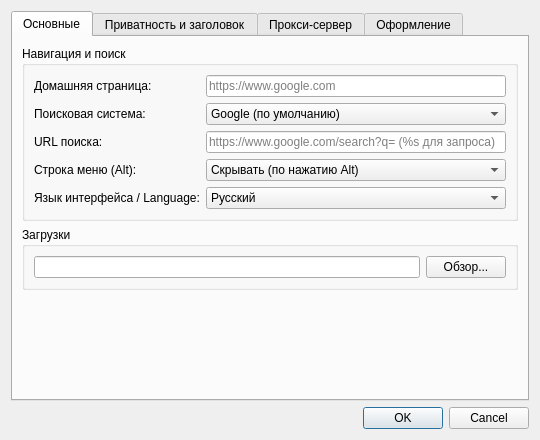
<?xml version="1.0" encoding="UTF-8"?>
<ui version="4.0">
 <class>SettingsDialog</class>
 <widget class="QDialog" name="SettingsDialog">
  <property name="geometry">
   <rect>
    <x>0</x>
    <y>0</y>
    <width>540</width>
    <height>440</height>
   </rect>
  </property>
  <property name="windowTitle">
   <string>Настройки surf</string>
  </property>
  <layout class="QVBoxLayout" name="mainLayout">
   <item>
    <widget class="QTabWidget" name="settingsTabs">
     <property name="currentIndex">
      <number>0</number>
     </property>
     <widget class="QWidget" name="generalTab">
      <attribute name="title">
       <string>Основные</string>
      </attribute>
      <layout class="QVBoxLayout" name="generalLayout">
       <item>
        <widget class="QGroupBox" name="homeGroup">
         <property name="title">
          <string>Навигация и поиск</string>
         </property>
         <layout class="QFormLayout" name="homeForm">
          <item row="0" column="0">
           <widget class="QLabel" name="homeLabel">
            <property name="text">
             <string>Домашняя страница:</string>
            </property>
           </widget>
          </item>
          <item row="0" column="1">
           <widget class="QLineEdit" name="homeEdit">
            <property name="placeholderText">
             <string>https://www.google.com</string>
            </property>
           </widget>
          </item>
          <item row="1" column="0">
           <widget class="QLabel" name="searchLabel">
            <property name="text">
             <string>Поисковая система:</string>
            </property>
           </widget>
          </item>
          <item row="1" column="1">
           <widget class="QComboBox" name="searchCombo">
            <item>
             <property name="text">
              <string>Google (по умолчанию)</string>
             </property>
            </item>
            <item>
             <property name="text">
              <string>Яндекс</string>
             </property>
            </item>
            <item>
             <property name="text">
              <string>DuckDuckGo</string>
             </property>
            </item>
            <item>
             <property name="text">
              <string>Bing</string>
             </property>
            </item>
            <item>
             <property name="text">
              <string>Пользовательский...</string>
             </property>
            </item>
           </widget>
          </item>
          <item row="2" column="0">
           <widget class="QLabel" name="searchCustomLabel">
            <property name="text">
             <string>URL поиска:</string>
            </property>
           </widget>
          </item>
          <item row="2" column="1">
           <widget class="QLineEdit" name="searchCustomEdit">
            <property name="placeholderText">
             <string>https://www.google.com/search?q= (%s для запроса)</string>
            </property>
           </widget>
          </item>
          <item row="3" column="0">
           <widget class="QLabel" name="menuLabel">
            <property name="text">
             <string>Строка меню (Alt):</string>
            </property>
           </widget>
          </item>
          <item row="3" column="1">
           <widget class="QComboBox" name="menuBarCombo">
            <item>
             <property name="text">
              <string>Скрывать (по нажатию Alt)</string>
             </property>
            </item>
            <item>
             <property name="text">
              <string>Всегда показывать</string>
             </property>
            </item>
           </widget>
          </item>
          <item row="4" column="0">
           <widget class="QLabel" name="langLabel">
            <property name="text">
             <string>Язык интерфейса / Language:</string>
            </property>
           </widget>
          </item>
          <item row="4" column="1">
           <widget class="QComboBox" name="langCombo">
            <item>
             <property name="text">
              <string>Русский</string>
             </property>
            </item>
            <item>
             <property name="text">
              <string>English</string>
             </property>
            </item>
           </widget>
          </item>
         </layout>
        </widget>
       </item>
       <item>
        <widget class="QGroupBox" name="downloadGroup">
         <property name="title">
          <string>Загрузки</string>
         </property>
         <layout class="QHBoxLayout" name="dlLayout">
          <item>
           <widget class="QLineEdit" name="downloadPathEdit">
            <property name="readOnly">
             <bool>true</bool>
            </property>
           </widget>
          </item>
          <item>
           <widget class="QPushButton" name="browseDownloadBtn">
            <property name="text">
             <string>Обзор...</string>
            </property>
           </widget>
          </item>
         </layout>
        </widget>
       </item>
       <item>
        <spacer name="generalSpacer">
         <property name="orientation">
          <enum>Qt::Vertical</enum>
         </property>
         <property name="sizeHint" stdset="0">
          <size>
           <width>20</width>
           <height>40</height>
          </size>
         </property>
        </spacer>
       </item>
      </layout>
     </widget>
     <widget class="QWidget" name="privacyTab">
      <attribute name="title">
       <string>Приватность и заголовок</string>
      </attribute>
      <layout class="QVBoxLayout" name="privacyLayout">
       <item>
        <widget class="QGroupBox" name="uaGroup">
         <property name="title">
          <string>User-Agent (идентификация браузера)</string>
         </property>
         <layout class="QVBoxLayout" name="uaLayout">
          <item>
           <widget class="QComboBox" name="uaCombo">
            <item>
             <property name="text">
              <string>Surf 1.0 (современный веб, рекомендуется)</string>
             </property>
            </item>
            <item>
             <property name="text">
              <string>Surf 1.0 (чистый идентификатор)</string>
             </property>
            </item>
            <item>
             <property name="text">
              <string>Google Chrome</string>
             </property>
            </item>
            <item>
             <property name="text">
              <string>Mozilla Firefox</string>
             </property>
            </item>
            <item>
             <property name="text">
              <string>Пользовательский...</string>
             </property>
            </item>
           </widget>
          </item>
          <item>
           <widget class="QLineEdit" name="uaEdit"/>
          </item>
         </layout>
        </widget>
       </item>
       <item>
        <widget class="QGroupBox" name="historyPrivacyGroup">
         <property name="title">
          <string>Журнал и отслеживание</string>
         </property>
         <layout class="QVBoxLayout" name="hpLayout">
          <item>
           <widget class="QCheckBox" name="saveHistoryCheck">
            <property name="text">
             <string>Вести журнал посещенных страниц</string>
            </property>
           </widget>
          </item>
          <item>
           <widget class="QCheckBox" name="clearExitCheck">
            <property name="text">
             <string>Очищать кэш и историю при выходе из браузера</string>
            </property>
           </widget>
          </item>
          <item>
           <widget class="QCheckBox" name="dntCheck">
            <property name="text">
             <string>Отправлять веб-сайтам сигнал «Не отслеживать» (Do Not Track)</string>
            </property>
           </widget>
          </item>
         </layout>
        </widget>
       </item>
       <item>
        <spacer name="privacySpacer">
         <property name="orientation">
          <enum>Qt::Vertical</enum>
         </property>
         <property name="sizeHint" stdset="0">
          <size>
           <width>20</width>
           <height>40</height>
          </size>
         </property>
        </spacer>
       </item>
      </layout>
     </widget>
     <widget class="QWidget" name="proxyTab">
      <attribute name="title">
       <string>Прокси-сервер</string>
      </attribute>
      <layout class="QVBoxLayout" name="proxyLayout">
       <item>
        <widget class="QGroupBox" name="proxyGroup">
         <property name="title">
          <string>Конфигурация сети</string>
         </property>
         <layout class="QFormLayout" name="proxyForm">
          <item row="0" column="0">
           <widget class="QLabel" name="proxyTypeLabel">
            <property name="text">
             <string>Тип прокси:</string>
            </property>
           </widget>
          </item>
          <item row="0" column="1">
           <widget class="QComboBox" name="proxyTypeCombo">
            <item>
             <property name="text">
              <string>Без прокси (прямое соединение)</string>
             </property>
            </item>
            <item>
             <property name="text">
              <string>Системные настройки Windows</string>
             </property>
            </item>
            <item>
             <property name="text">
              <string>HTTP прокси</string>
             </property>
            </item>
            <item>
             <property name="text">
              <string>SOCKS5 прокси</string>
             </property>
            </item>
           </widget>
          </item>
          <item row="1" column="0">
           <widget class="QLabel" name="proxyHostLabel">
            <property name="text">
             <string>Хост / IP:</string>
            </property>
           </widget>
          </item>
          <item row="1" column="1">
           <widget class="QLineEdit" name="proxyHostEdit">
            <property name="placeholderText">
             <string>127.0.0.1 или proxy.example.com</string>
            </property>
           </widget>
          </item>
          <item row="2" column="0">
           <widget class="QLabel" name="proxyPortLabel">
            <property name="text">
             <string>Порт:</string>
            </property>
           </widget>
          </item>
          <item row="2" column="1">
           <widget class="QSpinBox" name="proxyPortSpin">
            <property name="minimum">
             <number>1</number>
            </property>
            <property name="maximum">
             <number>65535</number>
            </property>
            <property name="value">
             <number>8080</number>
            </property>
           </widget>
          </item>
          <item row="3" column="0">
           <widget class="QLabel" name="proxyUserLabel">
            <property name="text">
             <string>Логин (опционально):</string>
            </property>
           </widget>
          </item>
          <item row="3" column="1">
           <widget class="QLineEdit" name="proxyUserEdit"/>
          </item>
          <item row="4" column="0">
           <widget class="QLabel" name="proxyPassLabel">
            <property name="text">
             <string>Пароль (опционально):</string>
            </property>
           </widget>
          </item>
          <item row="4" column="1">
           <widget class="QLineEdit" name="proxyPassEdit">
            <property name="echoMode">
             <enum>QLineEdit::Password</enum>
            </property>
           </widget>
          </item>
         </layout>
        </widget>
       </item>
       <item>
        <spacer name="proxySpacer">
         <property name="orientation">
          <enum>Qt::Vertical</enum>
         </property>
         <property name="sizeHint" stdset="0">
          <size>
           <width>20</width>
           <height>40</height>
          </size>
         </property>
        </spacer>
       </item>
      </layout>
     </widget>
     <widget class="QWidget" name="appearanceTab">
      <attribute name="title">
       <string>Оформление</string>
      </attribute>
      <layout class="QVBoxLayout" name="appearanceLayout">
       <item>
        <widget class="QGroupBox" name="appearanceGroup">
         <property name="title">
          <string>Стиль интерфейса</string>
         </property>
         <layout class="QFormLayout" name="appForm">
          <item row="0" column="0">
           <widget class="QLabel" name="themeLabel">
            <property name="text">
             <string>Цветовая схема:</string>
            </property>
           </widget>
          </item>
          <item row="0" column="1">
           <layout class="QHBoxLayout" name="themeRadioLayout">
            <item>
             <widget class="QRadioButton" name="themeDarkRadio">
              <property name="text">
               <string>Тёмная (surf Dark)</string>
              </property>
             </widget>
            </item>
            <item>
             <widget class="QRadioButton" name="themeLightRadio">
              <property name="text">
               <string>Светлая (surf Light)</string>
              </property>
             </widget>
            </item>
           </layout>
          </item>
          <item row="1" column="0">
           <widget class="QLabel" name="colorLabel">
            <property name="text">
             <string>Акцентный цвет кнопок:</string>
            </property>
           </widget>
          </item>
          <item row="1" column="1">
           <widget class="QPushButton" name="colorBtn">
            <property name="text">
             <string>Выбрать акцент...</string>
            </property>
           </widget>
          </item>
          <item row="2" column="0" colspan="2">
           <widget class="QCheckBox" name="forceDarkSitesCheck">
            <property name="text">
             <string>Тёмная тема для всех сайтов</string>
            </property>
           </widget>
          </item>
         </layout>
        </widget>
       </item>
       <item>
        <spacer name="appSpacer">
         <property name="orientation">
          <enum>Qt::Vertical</enum>
         </property>
         <property name="sizeHint" stdset="0">
          <size>
           <width>20</width>
           <height>40</height>
          </size>
         </property>
        </spacer>
       </item>
      </layout>
     </widget>
    </widget>
   </item>
   <item>
    <widget class="QDialogButtonBox" name="buttonBox">
     <property name="standardButtons">
      <set>QDialogButtonBox::Cancel|QDialogButtonBox::Ok</set>
     </property>
    </widget>
   </item>
  </layout>
 </widget>
 <resources/>
 <connections/>
</ui>
